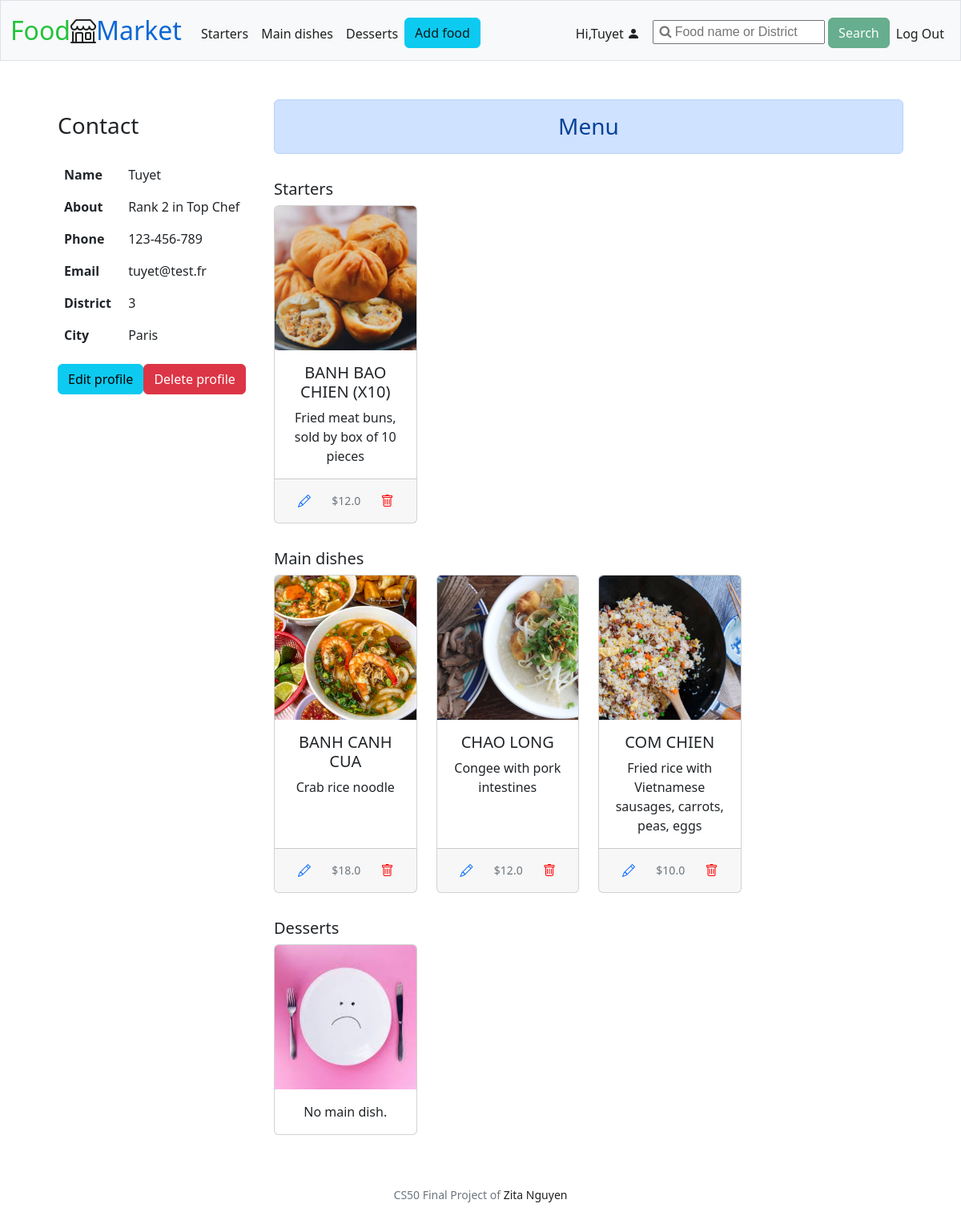
Page /seller_profile (signed in) on the committed database.
### tables this page shows
CREATE TABLE users (
id INTEGER PRIMARY KEY AUTOINCREMENT,
username TEXT NOT NULL,
email TEXT NOT NULL UNIQUE,
hash TEXT NOT NULL,
role TEXT NOT NULL,
about TEXT);

CREATE TABLE contact (
id INTEGER PRIMARY KEY AUTOINCREMENT,
district TEXT NOT NULL,
city TEXT NOT NULL,
phone TEXT NOT NULL,
user_id INTEGER NOT NULL,
FOREIGN KEY (user_id) REFERENCES users (id)
);

CREATE TABLE food (
id INTEGER PRIMARY KEY AUTOINCREMENT, 
category TEXT NOT NULL,
name TEXT NOT NULL,
photo BLOB NOT NULL,
description TEXT NOT NULL,
price REAL NOT NULL,
date DATETIME NOT NULL,
user_id INTEGER NOT NULL,
FOREIGN KEY (user_id) REFERENCES users (id)
);

### app.py (the view)
@app.route("/seller_profile", methods=["GET"])
@login_required
@role_required
def display_seller():
    return sellers.display_profile(session["user_id"])

### app.py (called while the page is built)
@app.after_request
def after_request(response):
    response.headers["Cache-Control"] = "no-cache, no-store, must-revalidate"
    response.headers["Expires"] = 0
    response.headers["Pragma"] = "no-cache"
    return response

### helpers.py (called while the page is built)
def login_required(f):
    @wraps(f)
    def decorated_function(*args, **kwargs):
        if session.get("user_id") is None:
            return redirect("/login")
        return f(*args, **kwargs)
    return decorated_function

def role_required(f):
    @wraps(f)
    def decorated_function(*args, **kwargs):
        if session.get("user_role") != "seller":
            return redirect("/")
        return f(*args, **kwargs)
    return decorated_function

### queries.py (called while the page is built)
def query_get_seller(id):
    conn = sqlite3.connect("market.db")
    c = conn.cursor()
    c.execute("SELECT users.*, contact.district, contact.city, contact.phone FROM users INNER JOIN contact ON users.id = contact.user_id WHERE users.id = ?", (id,))
    seller = c.fetchone()
    conn.close()
    return seller

def query_get_seller_products(user_id):
    conn = sqlite3.connect("market.db")
    c = conn.cursor()
    c.execute("SELECT * FROM food WHERE user_id = ?", (user_id,))
    products = c.fetchall()
    conn.close()
    return products

### sellers.py (called while the page is built)
def display_profile(seller_id):
    seller = query_get_seller(seller_id)
    products = query_get_seller_products(seller_id)
    starters = list(filter(lambda product: product[1] == "Starter", products))
    main_dishes = list(filter(lambda product: product[1] == "Main dish", products))
    desserts = list(filter(lambda product: product[1] == "Dessert", products))
    return render_template("seller_profile.html", seller=seller, starters=starters, main_dishes=main_dishes, desserts=desserts)

### templates/seller_profile.html (shortened to what this page needs)
{% extends "layout.html" %}
{% block main %}
<div class="row mx-5">
    <div class="col-xs-1 col-lg-3">
        <h3 class="py-3">Contact</h3>
        <table class="table table-borderless">
            <tbody>
              <tr>
                <th scope="row">Name</th>
                <td>{{ seller[1].capitalize() }}</td>
              </tr>
              <tr>
                <th scope="row">About</th>
                <td>{{ seller[5] }}</td>
              </tr>
              <tr>
                <th scope="row">Phone</th>
                <td>{{ seller[8] }}</td>
              </tr>
              <tr>
                <th scope="row">Email</th>
                <td>{{ seller[2] }}</td>
              </tr>
              <tr>
                <th scope="row">District</th>
                <td>{{ seller[6] }}</td>
              </tr>
              <tr>
                <th scope="row">City</th>
                <td>{{ seller[7] }}</td>
              </tr>
            </tbody>
        </table>
        <div class="d-flex flex-wrap justify-content-start">
            <form action="/edit_profile" method="get">
                <button type="submit" class="btn btn-info mb-5">Edit profile</button>
            </form>
            <form action="/delete_profile" method="post">
                <button type="submit" class="btn btn-danger mb-5" onclick="return confirm('Are you sure you want to delete this item?');">Delete profile</button>
            </form>
        </div>
    </div>
    <div class="col-xs-1 col-lg-9">
        <div class="alert alert-primary text-center h3" role="alert">
            Menu
        </div>
        <div>
            <div class="py-3">
                <h5>Starters</h5>
                <div class="row row-cols-1 row-cols-md-4 g-4 text-center">
                    {% if not starters %}
                        <div class="col">
                            <div class="card h-100">
                            <img class="card-img-top" src="{{url_for('static', filename='photos/no_food.jpeg')}}" alt="No product">
                            <div class="card-body">
                                <p class="card-text">No main dish.</p>
                            </div>
                            </div>
                        </div>
                    {% else %}
                        {% for starter in starters %}
                            <div class="col">
                                <div class="card h-100">
                                    <img src="{{url_for('static', filename='photos/' + starter[3])}}" class="card-img-top" alt="{{ starter[2] }}">
                                    <div class="card-body">
                                        <h5 class="card-title">{{ starter[2] }}</h5>
                                        <p class="card-text">{{ starter[4] }}</p>
                                    </div>
                                    <div class="card-footer d-flex justify-content-between align-items-center">
                                        <form action="/modify/{{ starter[0] }}" method="get">
                                        <button type="submit" class="btn btn-link"><span class="bi bi-pencil"></span></button>
                                        </form>
                                        <small class="text-muted">${{ starter[5] }}</small>
                                        <form action="/delete/{{ starter[0] }}" method="post">
                                        <button type="submit" style="color: red; border: none;" class="btn" onclick="return confirm('Are you sure you want to delete this item?');"><span class="bi bi-trash"></span></button>
                                        </form>
                                    </div>
                                </div>
                            </div>
                        {% endfor %}
                    {% endif %}
                </div>
            </div>
            <div class="py-3">
                <h5>Main dishes</h5>
                <div class="row row-cols-1 row-cols-md-4 g-4 text-center">
                    {% if not main_dishes %}
                        <div class="col">
                            <div class="card h-100">
                            <img class="card-img-top" src="{{url_for('static', filename='photos/no_food.jpeg')}}" alt="No product">
                            <div class="card-body">
                                <p class="card-text">No main dish.</p>
                            </div>
                            </div>
                        </div>
                    {% else %}
                        {% for main_dish in main_dishes %}
                            <div class="col">
                                <div class="card h-100">
                                    <img src="{{url_for('static', filename='photos/' + main_dish[3])}}" class="card-img-top" alt="{{ main_dish[2] }}">
                                    <div class="card-body">
                                        <h5 class="card-title">{{ main_dish[2] }}</h5>
                                        <p class="card-text">{{ main_dish[4] }}</p>
                                    </div>
                                    <div class="card-footer d-flex justify-content-between align-items-center">
                                        <form action="/modify/{{ main_dish[0] }}" method="get">
                                        <button type="submit" class="btn btn-link"><span class="bi bi-pencil"></span></button>
                                        </form>
                                        <small class="text-muted">${{ main_dish[5] }}</small>
                                        <form action="/delete/{{ main_dish[0] }}" method="post">
                                        <button type="submit" style="color: red; border: none;" class="btn" onclick="return confirm('Are you sure you want to delete this item?');"><span class="bi bi-trash"></span></button>
                                        </form>
                                    </div>
                                </div>
                            </div>
                        {% endfor %}
                    {% endif %}
                </div>
            </div>
            <div class="py-3">
                <h5>Desserts</h5>
                <div class="row row-cols-1 row-cols-md-4 g-4 text-center">
                    {% if not desserts %}
                        <div class="col">
                            <div class="card h-100">
                            <img class="card-img-top" src="{{url_for('static', filename='photos/no_food.jpeg')}}" alt="No product">
                            <div class="card-body">
                                <p class="card-text">No main dish.</p>
                            </div>
                            </div>
                        </div>
                    {% endif %}
                </div>
            </div>
        </div>
    </div>
</div>
{% endblock %}

### templates/layout.html (shortened to what this page needs)
<!DOCTYPE html>
<html lang="en">
    <head>
        <link href="https://cdn.jsdelivr.net/npm/bootstrap@5.2.0-beta1/dist/css/bootstrap.min.css" rel="stylesheet">
        <link rel="stylesheet" href="https://cdn.jsdelivr.net/npm/bootstrap-icons@1.8.3/font/bootstrap-icons.css">
        <link href="https://cdnjs.cloudflare.com/ajax/libs/font-awesome/4.7.0/css/font-awesome.min.css" rel="stylesheet"/>
        <link href="/static/styles.css" rel="stylesheet">
    </head>
    <body>
        <nav class="bg-light border navbar navbar-expand-md navbar-light">
            <div class="container-fluid">
                <a class="navbar-brand" href="/"><span class="green">Food</span><i class="bi bi-shop"></i><span class="blue">Market</span></a>
                <div class="collapse navbar-collapse" id="navbar">
                    {% if session["user_id"] %}
                        <ul class="navbar-nav me-auto mt-2">
                            <li class="nav-item"><a class="nav-link" href="/starters">Starters</a></li>
                            <li class="nav-item"><a class="nav-link" href="/main_dishes">Main dishes</a></li>
                            <li class="nav-item"><a class="nav-link" href="/desserts">Desserts</a></li>
                            {% if session["user_role"] == "seller" %}
                            <li class="nav-item"><a class="btn btn-info" role="button" href="/add">Add food</a></li>
                            {% endif %}
                        </ul>
                        <ul class="navbar-nav ms-auto mt-2">
                            <li class="nav-item">
                                {% if session["user_role"] == "seller" %}
                                    <a class="nav-link" href="/seller_profile">
                                        Hi,{{ session["user_name"].capitalize() }}
                                        <i class="bi bi-person-fill"></i>
                                    </a>
                                {% else %}
                                    <a class="nav-link" href="/profile">
                                        Hi,{{ session["user_name"].capitalize() }}
                                        <i class="bi bi-person-fill"></i>
                                    </a>
                                {% endif %}
                            </li>
                            <form action="/search" method="post" class="ms-2">
                                <input id="q" name="q" type="search" placeholder=" &#xF002; Food name or District" style="font-family:Arial, FontAwesome">
                                <button id="search_button" class="btn btn-success" type="submit" disabled>Search</i></button>
                            </form>
                            <li class="nav-item"><a class="nav-link" href="/logout">Log Out</a></li>
                        </ul>
                    {% else %}
                        <ul class="navbar-nav ms-auto mt-2">
                            <li class="nav-item"><a class="nav-link" href="/register">Register</a></li>
                            <li class="nav-item"><a class="nav-link" href="/login">Log In</a></li>
                        </ul>
                    {% endif %}
                </div>
            </div>
        </nav>
        <main class="container-fluid py-5">
            {% block main %}{% endblock %}
        </main>
        <footer class="mb-5 small text-center text-muted">
            CS50 Final Project of <a href="https://github.com/ZitaNguyen">Zita Nguyen</a>
        </footer>
    </body>
</html>

### static/styles.css (style rules this page uses)
a:link, a:visited { text-decoration: none; color: rgba(7, 7, 7, 0.9); }
nav .navbar-brand { font-size: xx-large; }
nav .navbar-brand .green { color: #23c33b; }
nav .navbar-brand .blue { color: #0a68d4; }
.card-img-top { width: 100%; height: 15vw; object-fit: cover; }
.card-title { text-transform: uppercase; }
ul { list-style: none; }

### rows in the picture
users: user_name "Tuyet", username "Tuyet", about "Rank 2 in Top Chef", email "tuyet@test.fr"
contact: phone "123-456-789", district "3", city "Paris"
food: photo (picture), name "BANH BAO CHIEN (X10)", description "Fried meat buns, sold by box of 10 pieces", price "12.0"
food: photo (picture), name "BANH CANH CUA", description "Crab rice noodle", price "18.0"
food: photo (picture), name "CHAO LONG", description "Congee with pork intestines", price "12.0"
food: photo (picture), name "COM CHIEN", description "Fried rice with Vietnamese sausages, carrots, peas, eggs", price "10.0"
